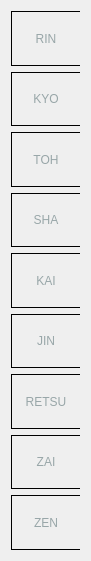
    <widget class="QWidget" name="verticalLayoutWidget">
     <property name="geometry">
      <rect>
       <x>790</x>
       <y>80</y>
       <width>91</width>
       <height>561</height>
      </rect>
     </property>
     <layout class="QVBoxLayout" name="totalprogressLabels">
      <item>
       <widget class="QLabel" name="rintotalLabel">
        <property name="styleSheet">
         <string notr="true">color: #98A6A8;
border-left: 1px solid black;
border-top: 1px solid black;
border-bottom: 1px solid black;</string>
        </property>
        <property name="text">
         <string>RIN</string>
        </property>
        <property name="alignment">
         <set>Qt::AlignCenter</set>
        </property>
       </widget>
      </item>
      <item>
       <widget class="QLabel" name="kyototalLabel">
        <property name="styleSheet">
         <string notr="true">color: #98A6A8;
border-left: 1px solid black;
border-top: 1px solid black;
border-bottom: 1px solid black;</string>
        </property>
        <property name="text">
         <string>KYO</string>
        </property>
        <property name="alignment">
         <set>Qt::AlignCenter</set>
        </property>
       </widget>
      </item>
      <item>
       <widget class="QLabel" name="tohtotalLabel">
        <property name="styleSheet">
         <string notr="true">color: #98A6A8;
border-left: 1px solid black;
border-top: 1px solid black;
border-bottom: 1px solid black;</string>
        </property>
        <property name="text">
         <string>TOH</string>
        </property>
        <property name="alignment">
         <set>Qt::AlignCenter</set>
        </property>
       </widget>
      </item>
      <item>
       <widget class="QLabel" name="shatotalLabel">
        <property name="styleSheet">
         <string notr="true">color: #98A6A8;
border-left: 1px solid black;
border-top: 1px solid black;
border-bottom: 1px solid black;</string>
        </property>
        <property name="text">
         <string>SHA</string>
        </property>
        <property name="alignment">
         <set>Qt::AlignCenter</set>
        </property>
       </widget>
      </item>
      <item>
       <widget class="QLabel" name="kaitotalLabel">
        <property name="styleSheet">
         <string notr="true">color: #98A6A8;
border-left: 1px solid black;
border-top: 1px solid black;
border-bottom: 1px solid black;</string>
        </property>
        <property name="text">
         <string>KAI</string>
        </property>
        <property name="alignment">
         <set>Qt::AlignCenter</set>
        </property>
       </widget>
      </item>
      <item>
       <widget class="QLabel" name="jintotalLabel">
        <property name="styleSheet">
         <string notr="true">color: #98A6A8;
border-left: 1px solid black;
border-top: 1px solid black;
border-bottom: 1px solid black;</string>
        </property>
        <property name="text">
         <string>JIN</string>
        </property>
        <property name="alignment">
         <set>Qt::AlignCenter</set>
        </property>
       </widget>
      </item>
      <item>
       <widget class="QLabel" name="retsutotalLabel">
        <property name="styleSheet">
         <string notr="true">color: #98A6A8;
border-left: 1px solid black;
border-top: 1px solid black;
border-bottom: 1px solid black;</string>
        </property>
        <property name="text">
         <string>RETSU</string>
        </property>
        <property name="alignment">
         <set>Qt::AlignCenter</set>
        </property>
       </widget>
      </item>
      <item>
       <widget class="QLabel" name="zaitotalLabel">
        <property name="styleSheet">
         <string notr="true">color: #98A6A8;
border-left: 1px solid black;
border-top: 1px solid black;
border-bottom: 1px solid black;</string>
        </property>
        <property name="text">
         <string>ZAI</string>
        </property>
        <property name="alignment">
         <set>Qt::AlignCenter</set>
        </property>
       </widget>
      </item>
      <item>
       <widget class="QLabel" name="zentotalLabel">
        <property name="styleSheet">
         <string notr="true">color: #98A6A8;
border-left: 1px solid black;
border-top: 1px solid black;
border-bottom: 1px solid black;</string>
        </property>
        <property name="text">
         <string>ZEN</string>
        </property>
        <property name="alignment">
         <set>Qt::AlignCenter</set>
        </property>
       </widget>
      </item>
     </layout>
    </widget>
